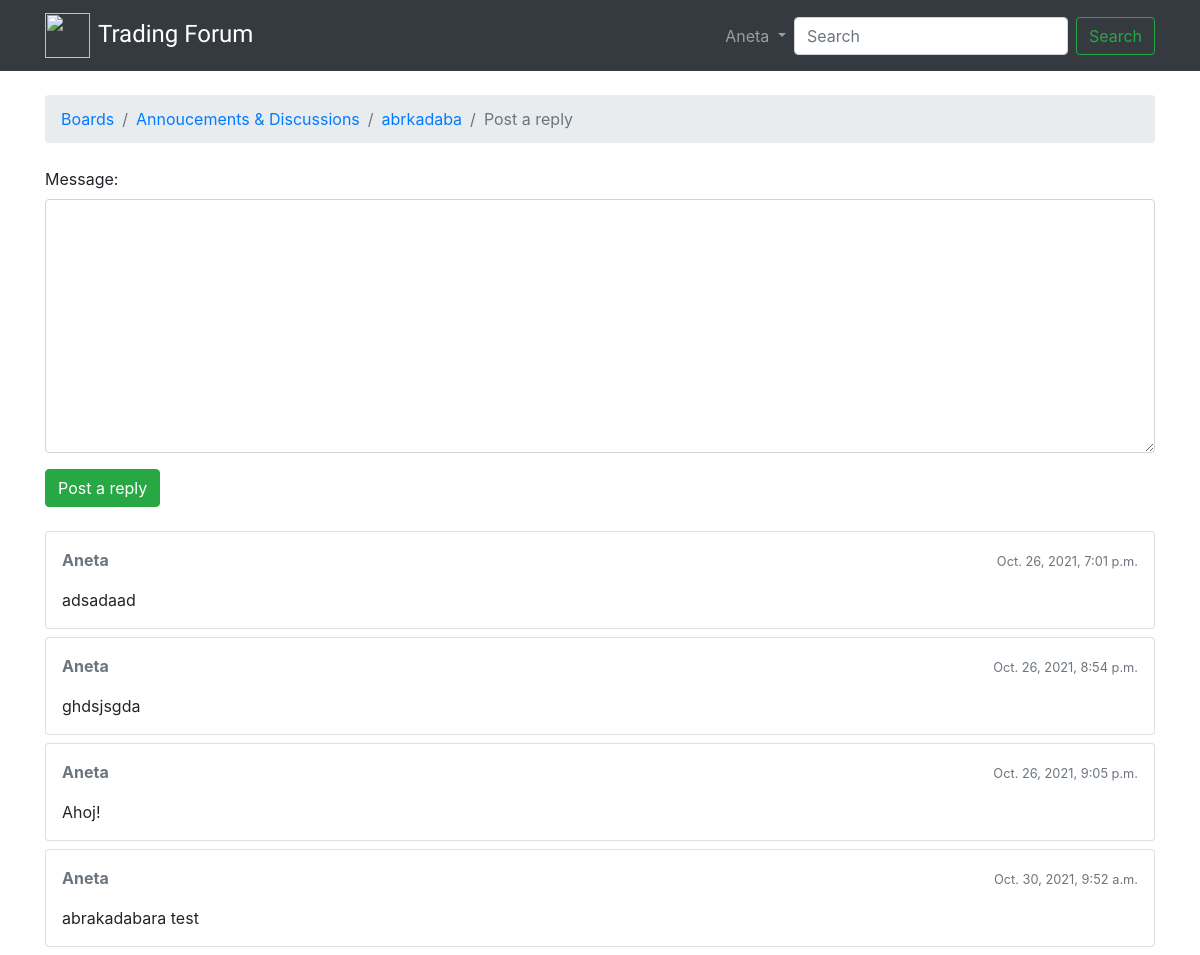
Page /boards/1/topics/8/reply/ (signed in) on the committed database.
### boards/models.py (models this page shows, shortened)
class Topic(models.Model):
    subject = models.CharField(max_length=255)
    last_updated = models.DateTimeField(auto_now_add=True)
    board = models.ForeignKey(Board, related_name='topics', on_delete=models.CASCADE)
    starter = models.ForeignKey(User, related_name='topics', on_delete=models.CASCADE)
    views = models.PositiveIntegerField(default=0)

class Board(models.Model):
    name = models.CharField(max_length=30, unique=True)
    description = models.CharField(max_length=100)

class Post(models.Model):
    message = models.TextField(max_length=4000)
    topic = models.ForeignKey(Topic, related_name='posts', on_delete=models.CASCADE)
    created_at = models.DateTimeField(auto_now_add=True)
    updated_at = models.DateTimeField(null=True)
    created_by = models.ForeignKey(User, related_name='posts', on_delete=models.CASCADE)
    updated_by = models.ForeignKey(User, null=True, related_name='+', on_delete=models.CASCADE)

### boards/views.py (the view)
# urls.py: path("boards/<int:pk>/topics/<int:topic_pk>/reply/", views.ReplyTopicView, name='reply_topic'),
@login_required
def ReplyTopicView(request, pk, topic_pk):
    topic = get_object_or_404(Topic, board__pk=pk, pk=topic_pk)
    if request.method == "POST":
        form = PostForm(request.POST)
        if form.is_valid():
            post = form.save(commit=False)
            post.topic = topic
            post.created_by = request.user
            post.save()
            return redirect("topic_posts", pk=pk, topic_pk=topic_pk )
    else:
        form = PostForm()
    context = {"topic":topic, "form": form }
    return render(request,"reply_topic.html", context)

### boards/forms.py
class PostForm(forms.ModelForm):
    class Meta:
        model = Post
        fields = ["message",]

### templates/reply_topic.html (shortened to what this page needs)
{% extends 'base.html' %}
{% load static %}
{% block breadcrumb %}
  <li class="breadcrumb-item"><a href="{% url 'home' %}">Boards</a></li>
  <li class="breadcrumb-item"><a href="{% url 'topics' topic.board.pk %}">{{ topic.board.name }}</a></li>
  <li class="breadcrumb-item"><a href="{% url 'topic_posts' topic.board.pk topic.pk %}">{{ topic.subject }}</a></li>
  <li class="breadcrumb-item active">Post a reply</li>
{% endblock %}
{% block content %}
  <form method="post" class="mb-4">
    {% include 'includes/form.html' %}
    <button type="submit" class="btn btn-success">Post a reply</button>
  </form>
  {% for post in topic.posts.all %}
    <div class="card mb-2">
      <div class="card-body p-3">
        <div class="row mb-3">
          <div class="col-6">
            <strong class="text-muted">{{ post.created_by.username }}</strong>
          </div>
          <div class="col-6 text-right">
            <small class="text-muted">{{ post.created_at }}</small>
          </div>
        </div>
        {{ post.message }}
      </div>
    </div>
  {% endfor %}
{% endblock %}

### templates/base.html (shortened to what this page needs)
{% load static %}
<!DOCTYPE html>
<html>
  <head>
    <link rel="stylesheet" href="https://maxcdn.bootstrapcdn.com/bootstrap/4.0.0/css/bootstrap.min.css">
    <link rel="stylesheet" href="{% static 'css/app.css' %}">
  </head>
  <body>
    {% block body %}
    <nav class="navbar navbar-expand-sm navbar-dark bg-dark">
    <div class="container">
      <a class="navbar-brand" href="{% url 'home' %}"><img src="{% static 'img/trading.svg' %}" width="45" height="45" class="d-inline-block align-center mr-2" alt="">Trading Forum</a>
      <div class="collapse navbar-collapse" id="mainMenu">
        {% if user.is_authenticated %}
          <ul class="navbar-nav ml-auto">
            <li class="nav-item dropdown">
              <a class="nav-link dropdown-toggle" href="#" id="userMenu" data-toggle="dropdown" aria-haspopup="true" aria-expanded="false">
                {{ user.username }}
              </a>
            </li>
          </ul>
          <form class="form-inline">
            <input class="form-control mr-sm-2" type="search" placeholder="Search" aria-label="Search">
            <button class="btn btn-outline-success my-2 my-sm-0" type="submit">Search</button>
          </form>
        {% else %}
          <form class="form-inline ml-auto">
            <a href="{% url 'login' %}" class="btn btn-outline-secondary">Log in</a>
            <a href="{% url 'signup' %}" class="btn btn-primary ml-2">Sign up</a>
          </form>
        {% endif %}
      </div>
    </div>
  </nav>
    <div class="container">
      <ol class="breadcrumb my-4">
        {% block breadcrumb %}
        {% endblock %}
      </ol>
      {% block content %}
      {% endblock %}
    </div>
    {% endblock body %}
  </body>
</html>

### static/css/app.css (style rules this page uses)
.navbar-brand { font-family: 'Cairo', sans-serif; font-size: 1.5rem; }

### rows in the picture
Topic: board.name "Annoucements & Discussions", subject "abrkadaba"
Post: created_by.username "Aneta", created_at "Oct. 26, 2021, 7:01 p.m.", message "adsadaad"
Post: created_by.username "Aneta", created_at "Oct. 26, 2021, 8:54 p.m.", message "ghdsjsgda"
Post: created_by.username "Aneta", created_at "Oct. 26, 2021, 9:05 p.m.", message "Ahoj!"
Post: created_by.username "Aneta", created_at "Oct. 30, 2021, 9:52 a.m.", message "abrakadabara test"

### other values in the picture
{{ user.username }} "Aneta"
{{ field.label_tag }} "Message:"
